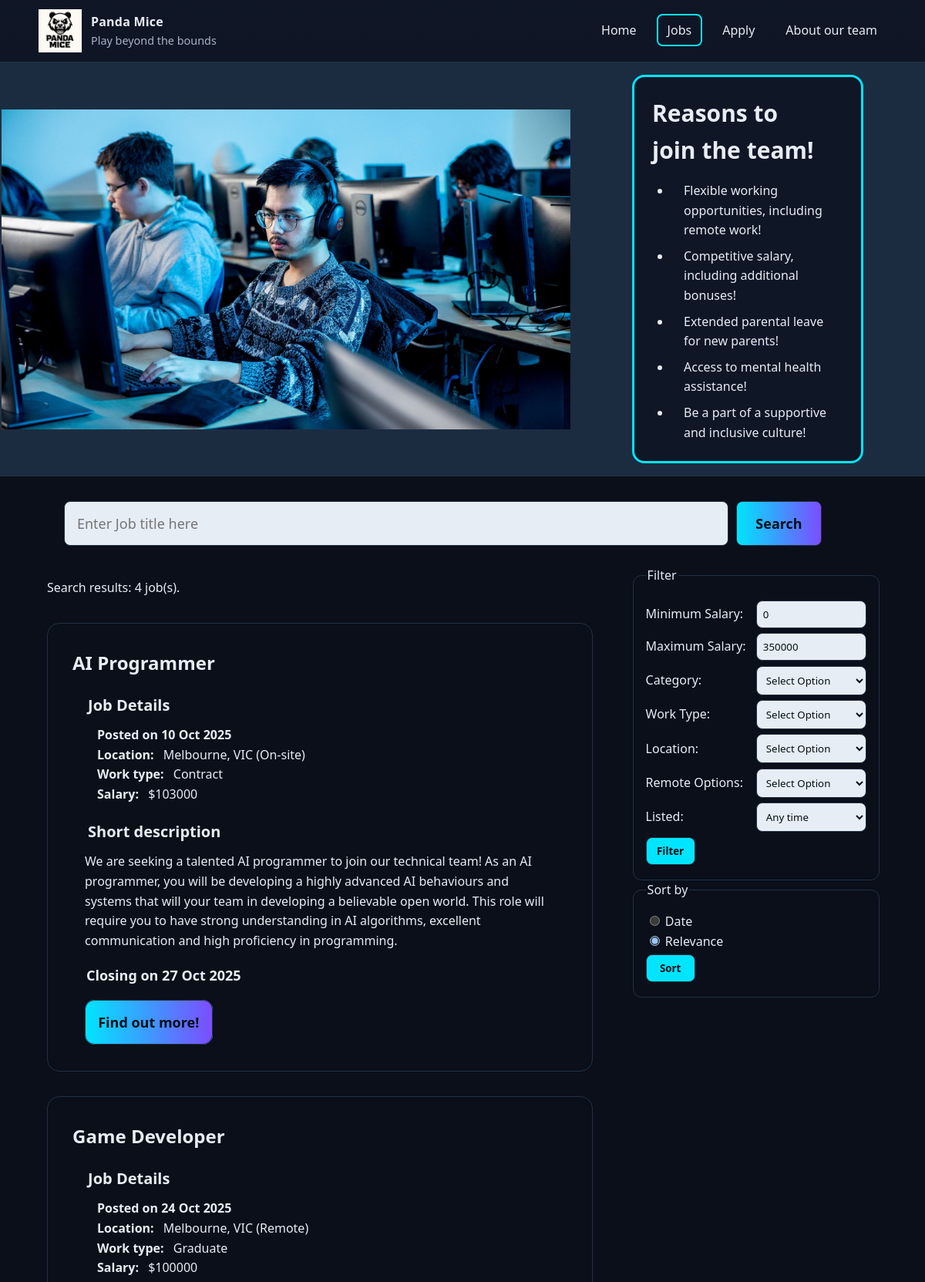
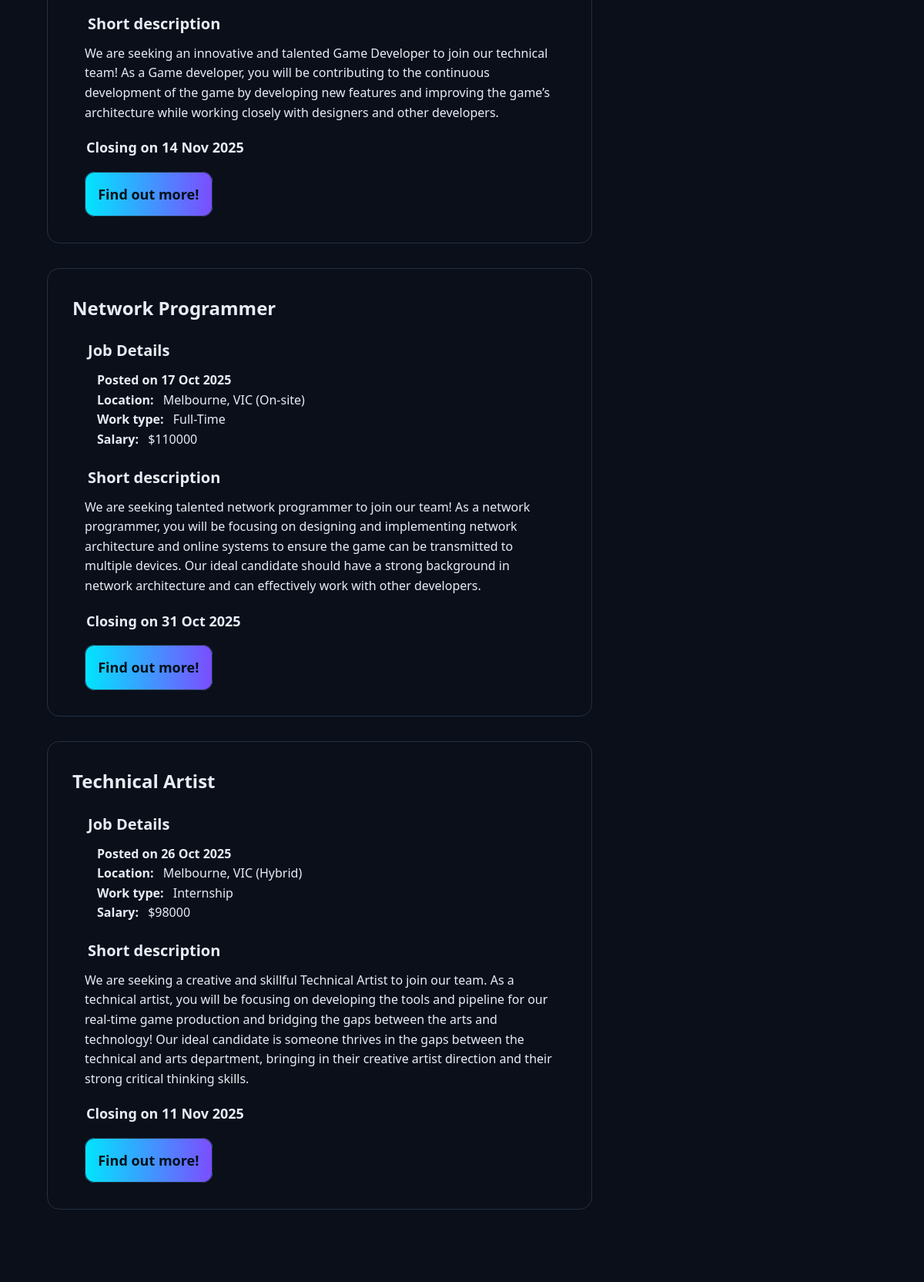
/jobs.php (upper part), run on the app's committed database (2 pictures, top to bottom).
### tables this page shows
CREATE TABLE jobs (
  job_ref VARCHAR(5) PRIMARY KEY,           
  title VARCHAR(150) NOT NULL,              
  category VARCHAR(50) NOT NULL,            
  location VARCHAR(100) NOT NULL,           
  remote varchar(20) NOT NULL,              
  job_type VARCHAR(50) NOT NULL,            
  salary VARCHAR(100) NOT NULL,             
  reporting_line VARCHAR(100) NOT NULL,     
  description TEXT NOT NULL,                
  responsibilities TEXT NOT NULL,           
  essential_req TEXT NOT NULL,              
  preferrable_req TEXT NOT NULL,            
  opening_date DATE NOT NULL,               
  closing_date DATE NOT NULL               
);

### job-sum.php (the view)
<?php
    while ($row = mysqli_fetch_assoc($result)) {
        $OpenDate = htmlspecialchars($row['opening_date']);
        $Opentimestamp = strtotime($OpenDate);
        $OpenDate = date("d M Y", $Opentimestamp);
        $CloseDate = htmlspecialchars($row['closing_date']);
        $Closetimestamp = strtotime($CloseDate);
        $CloseDate = date("d M Y", $Closetimestamp);
        $var = htmlspecialchars($row['job_ref']);
        $encodeRow = urlencode($var);
        echo
        "
        <div class='job-summary' aria-label='Job Summary'>
                <h2>". $row['title'] ."</h2>
                <section class='job-details' aria-labelledby='job-details'>
                    <h3 id='job-details'>Job Details</h3>
                    <p><strong>Posted on ". $OpenDate ."</strong></p>
                    <p><strong>Location: </strong>". htmlspecialchars($row['location'])." (". htmlspecialchars($row['remote']) .") </p>
                    <p><strong>Work type: </strong>". htmlspecialchars($row['job_type'])."</p>
                    <p><strong>Salary: </strong>$".htmlspecialchars($row['salary'])."</p>
                </section>
                <section class='job-desc' aria-labelledby='job-desc'>
                    <h3 id='job-desc'>Short description</h3>
                    <p>".htmlspecialchars($row['description'])."</p>
                </section>
                <div class='close-date'>
                    <p><strong>Closing on ". $CloseDate ."</strong></p>
                </div>
                <div class='info-btn'>
                    <a aria-label='Find out more about the job' href='job-desc.php?jobref=$encodeRow'>Find out more!</a>
                </div>
        </div>
        ";
    }
?>

### styles/jobs_main_styles.css (style rules this page uses)
:root { --bg: #0a0f1a; --panel: #0f1626; --muted: #a8b3c7; --text: #e7edf5; --accent: #00e5ff; --accent-2: #7c4dff; --border: #233142; }
* { box-sizing: border-box; }
html { color-scheme: dark; }
body { margin: 0; font-family: system-ui, Segoe UI, Roboto, Helvetica, Arial, sans-serif; line-height: 1.6; color: var(--text); background: var(--bg); }
.job-summary { width: 100%; margin: 0em 0em 2em; padding: 2em; border: 1px var(--border) solid; border-radius: 1rem; }
.job-summary h2 { color: #e7edf5; display: inline-block; font-size: 24px; margin: 0em; padding: 0em; }
.job-details h3, .job-desc h3 { color: #e7edf5; font-size: 20px; margin: 1em 1em 0.5em; }
.job-details strong { color: #e7edf5; margin: 0em 0.5em 0em 1em; }
.job-summary p { margin: 0em 1em; }
.close-date { margin: 1em 0em 0em; font-size: 18px; }
.info-btn { display: inline-block; margin: 2em 1em 1em; }
.info-btn a { border-radius: 0.7em; background: linear-gradient(90deg, #00e5ff, #7c4dff); color: #001018; margin: 0em; padding: 0.9em; font-size: 18px; font-weight: bold; border: 1px solid #233142; text-decoration: none; }

### data on the page
jobs: title "AI Programmer", opening_date "10 Oct 2025", location "Melbourne, VIC", remote "On-site", job_type "Contract", salary "103000", description "We are seeking a talented AI programmer to join our technical team! As an AI programmer, you will be developing a highly advanced AI behaviours and systems that will your team in developing a believable open world. This role will require you to have strong understanding in AI algorithms, excellent communication and high proficiency in programming.", closing_date "27 Oct 2025"
jobs: title "Game Developer", opening_date "24 Oct 2025", location "Melbourne, VIC", remote "Remote", job_type "Graduate", salary "100000", description "We are seeking an innovative and talented Game Developer to join our technical team! As a Game developer, you will be contributing to the continuous development of the game by developing new features and improving the game’s architecture while working closely with designers and other developers.", closing_date "14 Nov 2025"
jobs: title "Network Programmer", opening_date "17 Oct 2025", location "Melbourne, VIC", remote "On-site", job_type "Full-Time", salary "110000", description "We are seeking talented network programmer to join our team! As a network programmer, you will be focusing on designing and implementing network architecture and online systems to ensure the game can be transmitted to multiple devices. Our ideal candidate should have a strong background in network architecture and can effectively work with other developers.", closing_date "31 Oct 2025"
jobs: title "Technical Artist", opening_date "26 Oct 2025", location "Melbourne, VIC", remote "Hybrid", job_type "Internship", salary "98000", description "We are seeking a creative and skillful Technical Artist to join our team. As a technical artist, you will be focusing on developing the tools and pipeline for our real-time game production and bridging the gaps between the arts and technology! Our ideal candidate is someone thrives in the gaps between the technical and arts department, bringing in their creative artist direction and their strong critical thinking skills.", closing_date "11 Nov 2025"

### other printed values
mysqli_num_rows($result) "4"
